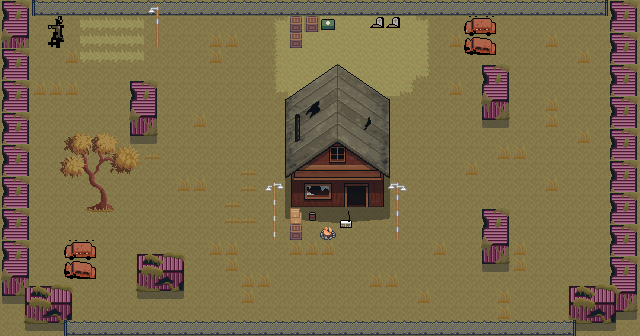

Tiled map render using the project's own tile images. Description and the map definition, with tile-layer contents summarised, below:
An orthogonal 40x21 tile map with 16x16 px tiles, 6 tile layers (chao, grama, contaner lado, protecao cima e baixo, ...), 1 hidden layer not drawn, 13 tilesets.

<map version="1.10" tiledversion="1.11.2" orientation="orthogonal" renderorder="right-down" width="40" height="21" tilewidth="16" tileheight="16" infinite="0" nextlayerid="9" nextobjectid="1">
 <tileset firstgid="1" source="NewTileset.tsx" />
 <tileset firstgid="91" source="Grass.tsx" />
 <tileset firstgid="96" source="OutsideObjects1-sheet.tsx" />
 <tileset firstgid="128" source="Tree.tsx" />
 <tileset firstgid="320" source="decorations.tsx" />
 <tileset firstgid="338" source="HouseVillage3.tsx" />
 <tileset firstgid="658" source="ItemsIcons.tsx" />
 <tileset firstgid="666" source="tile_0601.tsx" />
 <tileset firstgid="667" source="tile_0636.tsx" />
 <tileset firstgid="668" source="tile_0600.tsx" />
 <tileset firstgid="669" source="tilemap_packed.tsx" />
 <tileset firstgid="1705" source="Zombie Apocalypse Tileset Reference.tsx" />
 <tileset firstgid="2551" source="espantalho_tileset_reduzido.tsx" />
 <layer id="1" name="chao" width="40" height="21">
  <data>[840 cells, 840 non-empty, 2 distinct tile ids]</data>
 </layer>
 <layer id="8" name="grama" width="40" height="21">
  <data>[840 cells, 92 non-empty, 9 distinct tile ids]</data>
 </layer>
 <layer id="2" name="contaner lado" width="40" height="21">
  <data>[840 cells, 143 non-empty, 73 distinct tile ids]</data>
 </layer>
 <layer id="3" name="protecao cima e baixo" width="40" height="21">
  <data>[840 cells, 117 non-empty, 36 distinct tile ids]</data>
 </layer>
 <layer id="4" name="barreiras meio" width="40" height="21">
  <data>[840 cells, 121 non-empty, 81 distinct tile ids]</data>
 </layer>
 <layer id="7" name="acima_player" width="40" height="21">
  <data>[840 cells, 229 non-empty, 123 distinct tile ids]</data>
 </layer>
 <layer id="5" name="colisoes" width="40" height="21" visible="0">
  <data>[840 cells, 243 non-empty, 1 distinct tile ids]</data>
 </layer>
</map>
